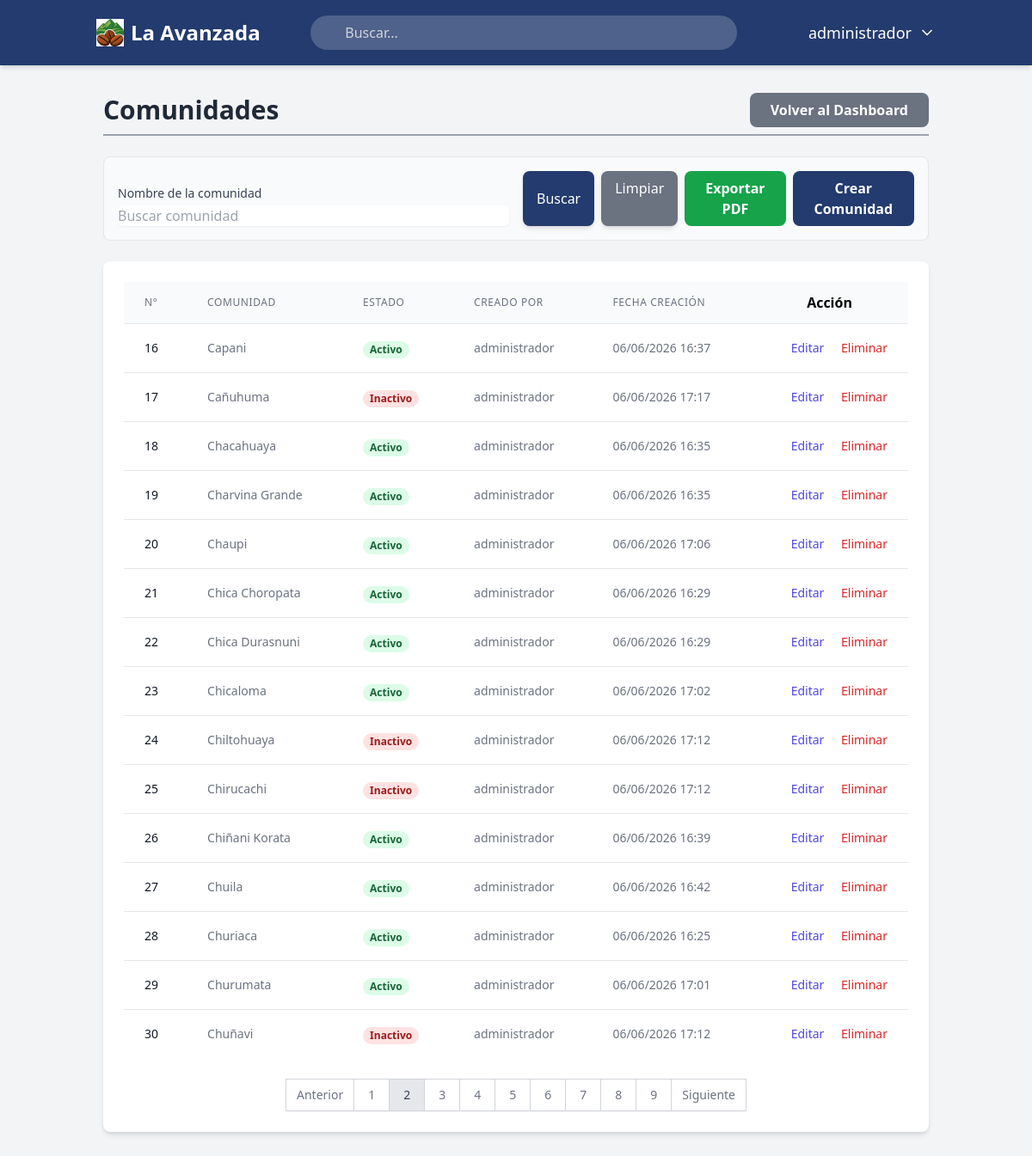
Screenshot of /comunidades/?page=2&nombre_comunidad= (signed in) with the database file from the repository.
### usuarios/models.py (models this page shows)
class Usuario(AbstractUser): # CREAMOS LA CLASE USUARIO
    usuario_id = models.AutoField(primary_key=True) #CAMPO USUARIO ID, ES NUMEROS AUTOMATICOS Y ES LLAVE PRIMARIA
    USERNAME_FIELD = 'username' # CAMPO PARA INICIAR SESION
    class Meta: # CONFIGURACIONES EXTRAS en la bd
        db_table = 'usuarios' # nombre de la tabla
        verbose_name = 'Usuario' # definimos en sigular el modelo dentro del panel de django
        verbose_name_plural = 'Usuarios' # define como se mostrara en plural en django

### comunidades/models.py (models this page shows, shortened)
class Comunidad(models.Model): # modelo comunidad
    OPCIONES_ESTADO = [ # servira para poner activo e inactivo pero nunca delete de nuestro sistmas la comunidad
        ('Activo', 'Activo'),
        ('Inactivo', 'Inactivo'),
    ]
    id_comunidad = models.AutoField(primary_key=True) ## llave primaria
    nombre_comunidad = models.CharField(max_length=100, unique=True, verbose_name='Nombre de la comunidad') # nombre de la comunidad
    estado = models.CharField(max_length=20, choices=OPCIONES_ESTADO, default='Activo', verbose_name='Estado') # estado de la comunidad
    creado_por = models.ForeignKey( # quien lo creo
        settings.AUTH_USER_MODEL,
        on_delete=models.SET_NULL,
        null=True,
        related_name='comunidades_creadas',
        verbose_name='Creado por'
    )
    fecha_creacion = models.DateTimeField(auto_now_add=True, verbose_name='Fecha de creación') # fecha de la crecion
    editado_por = models.ForeignKey(
        settings.AUTH_USER_MODEL,
        on_delete=models.SET_NULL,
        null=True,
        blank=True,
        related_name='comunidades_editadas',
        verbose_name='Editado por'
    )
    fecha_edicion = models.DateTimeField(auto_now=True, verbose_name='Fecha de edición') # la fecha de la edidion
    class Meta:
        db_table = 'comunidades' # nombre de la tabla
        verbose_name = 'Comunidad'
        verbose_name_plural = 'Comunidades'

### comunidades/views.py (the view)
# urls.py: path('', views.lista_comunidades, name='lista_comunidades'), # para litar
@login_required # seguridad y login requeido para entrar
def lista_comunidades(request):
    permiso = obtener_permiso_comunidades(request.user)
    if permiso == 0:
        return redirect('dashboard') # si no esta permitido vuelve al dashboard osea atras
    comunidades = Comunidad.objects.all().order_by('nombre_comunidad')# listamos las comunidades
    nombre_comunidad = request.GET.get('nombre_comunidad') # buscador busca
    if nombre_comunidad:
        comunidades = comunidades.filter(nombre_comunidad__icontains=nombre_comunidad) #filtra
    paginator = Paginator(comunidades, 15)
    page_number = request.GET.get('page')
    page_obj = paginator.get_page(page_number)
    contexto = {
        'page_obj': page_obj,
        'permiso': permiso,
    }
    return render(request, 'comunidades/lista_comunidades.html', contexto)

### comunidades/views.py (called while the page is built)
def obtener_permiso_comunidades(usuario):
    roles_usuario = UsuarioRol.objects.filter(usuario=usuario)
    permiso_maximo = 0
    for usuario_rol in roles_usuario:
        rol = usuario_rol.rol
        permiso_actual = getattr(rol, 'comunidades', 0)
        if permiso_actual > permiso_maximo:
            permiso_maximo = permiso_actual
    return permiso_maximo

### principal/context_processors.py (called while the page is built)
def obtener_permisos(request):
    permisos = { # los modulos
        'registrar_compras_cafe': 0,
        'historial_compras': 0,
        'comunidades': 0,
        'productores': 0,
        'registro_ventas_cafe': 0,
        'analisis_predicciones': 0,
        'roles_usuarios': 0,
    }
    roles = []
    if request.user.is_authenticated:
        roles_usuario = UsuarioRol.objects.filter(usuario=request.user)
        roles = [usuario_rol.rol.nombre_rol for usuario_rol in roles_usuario]
        for usuario_rol in roles_usuario:
            rol = usuario_rol.rol
            for modulo in permisos.keys():
                permiso_actual = getattr(rol, modulo, 0)
                if permiso_actual > permisos[modulo]:
                    permisos[modulo] = permiso_actual
    return {
        'permisos': permisos,
        'roles': roles,
    }

### comunidades/templates/comunidades/lista_comunidades.html (shortened to what this page needs)
{% extends "principal/base.html" %}
{% load static %}
{% block content %}
<div class="flex flex-col md:flex-row md:items-center md:justify-between mb-6 border-b-2 border-gray-400 pb-2 gap-4">
    <h2 class="text-3xl font-bold text-gray-800">
        Comunidades
    </h2>
    <a
        href="{% url 'dashboard' %}"
        class="bg-gray-500 text-white font-semibold py-2 px-6 rounded-lg text-center transition-colors duration-300 hover:bg-gray-600">
        Volver al Dashboard
    </a>
</div>
<div class="mb-6 p-4 border rounded-lg bg-gray-50">
    <form method="get" action="{% url 'comunidades:lista_comunidades' %}" class="grid grid-cols-1 md:grid-cols-4 gap-4 items-end">
        <div class="col-span-1 md:col-span-2">
            <label for="nombre_comunidad" class="block text-sm font-medium text-gray-700">
                Nombre de la comunidad
            </label>
            <input
                type="text"
                name="nombre_comunidad"
                id="nombre_comunidad"
                value="{{ request.GET.nombre_comunidad }}"
                placeholder="Buscar comunidad"
                autocomplete="off"
                class="mt-1 block w-full rounded-md border-gray-300 shadow-sm focus:border-indigo-300 focus:ring-indigo-200 focus:ring-opacity-50"
            >
        </div>
        <div class="col-span-1 md:col-span-2">
            <div class="flex flex-col md:flex-row md:items-center md:justify-between gap-2">
                <div class="flex flex-col md:flex-row gap-2">
                    <button
                        type="submit"
                        class="w-full md:w-auto bg-[#233b6e] text-white px-4 py-2 rounded-lg shadow-md hover:bg-[#1a2c53] transition-colors duration-300">
                        Buscar
                    </button>
                    <a
                        href="{% url 'comunidades:lista_comunidades' %}"
                        class="w-full md:w-auto bg-gray-500 text-white px-4 py-2 rounded-lg shadow-md hover:bg-gray-600 transition-colors duration-300 text-center">
                        Limpiar
                    </a>
                    <a
                        href="{% url 'comunidades:exportar_comunidades_pdf' %}?nombre_comunidad={{ request.GET.nombre_comunidad }}"
                        class="w-full md:w-auto bg-green-600 text-white font-semibold py-2 px-6 rounded-lg text-center transition-colors duration-300 hover:bg-green-700">
                        Exportar PDF
                    </a>
                </div>
                {% if permisos.comunidades >= 2 %}
                <a
                    href="{% url 'comunidades:crear_comunidad' %}"
                    class="w-full md:w-auto bg-[#233b6e] text-white font-semibold py-2 px-6 rounded-lg text-center transition-colors duration-300 hover:bg-[#1a2c53]">
                    Crear Comunidad
                </a>
                {% endif %}
            </div>
        </div>
    </form>
</div>
<div class="bg-white p-6 rounded-lg shadow-md overflow-x-auto">
    <table class="min-w-full divide-y divide-gray-200">
        <thead class="bg-gray-50">
            <tr>
                <th class="px-6 py-3 text-left text-xs font-medium text-gray-500 uppercase tracking-wider">
                    N°
                </th>
                <th class="px-6 py-3 text-left text-xs font-medium text-gray-500 uppercase tracking-wider">
                    Comunidad
                </th>
                <th class="px-6 py-3 text-left text-xs font-medium text-gray-500 uppercase tracking-wider">
                    Estado
                </th>
                <th class="px-6 py-3 text-left text-xs font-medium text-gray-500 uppercase tracking-wider">
                    Creado por
                </th>
                <th class="px-6 py-3 text-left text-xs font-medium text-gray-500 uppercase tracking-wider">
                    Fecha creación
                </th>
                {% if permisos.comunidades >= 2 %}
                <th class="relative px-6 py-3">
                    Acción
                </th>
                {% endif %}
            </tr>
        </thead>
        <tbody class="bg-white divide-y divide-gray-200">
            {% for comunidad in page_obj %}
            <tr>
                <td class="px-6 py-4 whitespace-nowrap text-sm font-medium text-gray-900">
                    {{ page_obj.start_index|add:forloop.counter0 }}
                </td>
                <td class="px-6 py-4 whitespace-nowrap text-sm text-gray-500">
                    {{ comunidad.nombre_comunidad }}
                </td>
                <td class="px-6 py-4 whitespace-nowrap">
                    <span class="px-2 inline-flex text-xs leading-5 font-semibold rounded-full {% if comunidad.estado == 'Activo' %}bg-green-100 text-green-800{% else %}bg-red-100 text-red-800{% endif %}">
                        {{ comunidad.estado }}
                    </span>
                </td>
                <td class="px-6 py-4 whitespace-nowrap text-sm text-gray-500">
                    {% if comunidad.creado_por %}
                        {{ comunidad.creado_por.username }}
                    {% else %}
                        Sin usuario
                    {% endif %}
                </td>
                <td class="px-6 py-4 whitespace-nowrap text-sm text-gray-500">
                    {{ comunidad.fecha_creacion|date:"d/m/Y H:i" }}
                </td>
                {% if permisos.comunidades >= 2 %}
                <td class="px-6 py-4 whitespace-nowrap text-right text-sm font-medium">
                    <a
                        href="{% url 'comunidades:editar_comunidad' comunidad.pk %}"
                        class="text-indigo-600 hover:text-indigo-900 mr-4">
                        Editar
                    </a>
                    <form
                        action="{% url 'comunidades:eliminar_comunidad' comunidad.pk %}"
                        method="post"
                        class="inline-block">
                        <button
                            type="submit"
                            class="text-red-600 hover:text-red-900 transition-colors duration-300"
                            onclick="return confirm('¿Está seguro de eliminar esta comunidad?')">
                            Eliminar
                        </button>
                    </form>
                </td>
                {% endif %}
            </tr>
            {% empty %}
            <tr>
                <td colspan="6" class="px-6 py-4 whitespace-nowrap text-sm text-gray-500 text-center">
                    No se encontraron comunidades registradas.
                </td>
            </tr>
            {% endfor %}
        </tbody>
    </table>
    {% if page_obj.has_other_pages %}
    <div class="flex justify-center mt-6">
        <nav class="relative z-0 inline-flex rounded-md shadow-sm -space-x-px" aria-label="Pagination">
            {% if page_obj.has_previous %}
            <a
                href="?page={{ page_obj.previous_page_number }}&nombre_comunidad={{ request.GET.nombre_comunidad }}"
                class="relative inline-flex items-center px-3 py-2 border border-gray-300 bg-white text-sm font-medium text-gray-500 hover:bg-gray-50">
                Anterior
            </a>
            {% endif %}
            {% for i in page_obj.paginator.page_range %}
                {% if page_obj.number == i %}
                <span class="relative inline-flex items-center px-4 py-2 border border-gray-300 bg-gray-200 text-sm font-medium text-gray-700">
                    {{ i }}
                </span>
                {% else %}
                <a
                    href="?page={{ i }}&nombre_comunidad={{ request.GET.nombre_comunidad }}"
                    class="relative inline-flex items-center px-4 py-2 border border-gray-300 bg-white text-sm font-medium text-gray-500 hover:bg-gray-50">
                    {{ i }}
                </a>
                {% endif %}
            {% endfor %}
            {% if page_obj.has_next %}
            <a
                href="?page={{ page_obj.next_page_number }}&nombre_comunidad={{ request.GET.nombre_comunidad }}"
                class="relative inline-flex items-center px-3 py-2 border border-gray-300 bg-white text-sm font-medium text-gray-500 hover:bg-gray-50">
                Siguiente
            </a>
            {% endif %}
        </nav>
    </div>
    {% endif %}
</div>
{% endblock content %}

### principal/templates/principal/base.html (shortened to what this page needs)
{% load static %}
<!DOCTYPE html>
<html lang="es">
<head>
    <script src="https://cdn.tailwindcss.com"></script>
</head>
<body class="bg-gray-100 font-sans">
    <nav class="bg-[#233b6e] text-white shadow-md">
        <div class="container mx-auto px-4 py-4 flex flex-col md:flex-row justify-between items-center space-y-4 md:space-y-0">
            <a href="{% url 'dashboard' %}" class="flex items-center gap-2 text-2xl font-bold rounded-lg px-2 py-1 transition-all hover:bg-white/10">
                <img src="{% static 'img/logoavanzada2.jpg' %}" alt="La Avanzada" class="h-8 w-8">
                <span>La Avanzada</span>
            </a>
            <div class="relative w-full md:w-1/2">
                <input
                    type="text"
                    id="transaction-input"
                    placeholder="Buscar..."
                    class="w-full bg-white/20 text-white rounded-full py-2 pl-10 pr-4 focus:outline-none focus:ring-2 focus:ring-white/50 placeholder-gray-300"
                >
            </div>
            <div class="flex items-center space-x-6">
                <div class="relative">
                    <button id="user-menu-button" class="flex items-center space-x-2 text-lg font-medium transition-all hover:bg-white/10 p-2 rounded-lg">
                        <span>{{ user.first_name|default:user.username }}</span>
                        <svg xmlns="http://www.w3.org/2000/svg" width="20" height="20"
                             viewBox="0 0 24 24" fill="none" stroke="currentColor"
                             stroke-width="2" stroke-linecap="round" stroke-linejoin="round"
                             class="lucide lucide-chevron-down">
                            <path d="m6 9 6 6 6-6"></path>
                        </svg>
                    </button>
                </div>
            </div>
        </div>
    </nav>
    <main class="container mx-auto p-8">
        {% block content %}
        {% endblock content %}
    </main>
</body>
</html>

### rows the page displays
Usuario: first_name "administrador"
Comunidad: start_index|add "16", nombre_comunidad "Capani", estado "Activo", creado_por.username "administrador", fecha_creacion "06/06/2026 16:37"
Comunidad: start_index|add "17", nombre_comunidad "Cañuhuma", estado "Inactivo", creado_por.username "administrador", fecha_creacion "06/06/2026 17:17"
Comunidad: start_index|add "18", nombre_comunidad "Chacahuaya", estado "Activo", creado_por.username "administrador", fecha_creacion "06/06/2026 16:35"
Comunidad: start_index|add "19", nombre_comunidad "Charvina Grande", estado "Activo", creado_por.username "administrador", fecha_creacion "06/06/2026 16:35"
Comunidad: start_index|add "20", nombre_comunidad "Chaupi", estado "Activo", creado_por.username "administrador", fecha_creacion "06/06/2026 17:06"
Comunidad: start_index|add "21", nombre_comunidad "Chica Choropata", estado "Activo", creado_por.username "administrador", fecha_creacion "06/06/2026 16:29"
Comunidad: start_index|add "22", nombre_comunidad "Chica Durasnuni", estado "Activo", creado_por.username "administrador", fecha_creacion "06/06/2026 16:29"
Comunidad: start_index|add "23", nombre_comunidad "Chicaloma", estado "Activo", creado_por.username "administrador", fecha_creacion "06/06/2026 17:02"
Comunidad: start_index|add "24", nombre_comunidad "Chiltohuaya", estado "Inactivo", creado_por.username "administrador", fecha_creacion "06/06/2026 17:12"
Comunidad: start_index|add "25", nombre_comunidad "Chirucachi", estado "Inactivo", creado_por.username "administrador", fecha_creacion "06/06/2026 17:12"
Comunidad: start_index|add "26", nombre_comunidad "Chiñani Korata", estado "Activo", creado_por.username "administrador", fecha_creacion "06/06/2026 16:39"
Comunidad: start_index|add "27", nombre_comunidad "Chuila", estado "Activo", creado_por.username "administrador", fecha_creacion "06/06/2026 16:42"
Comunidad: start_index|add "28", nombre_comunidad "Churiaca", estado "Activo", creado_por.username "administrador", fecha_creacion "06/06/2026 16:25"
Comunidad: start_index|add "29", nombre_comunidad "Churumata", estado "Activo", creado_por.username "administrador", fecha_creacion "06/06/2026 17:01"
Comunidad: start_index|add "30", nombre_comunidad "Chuñavi", estado "Inactivo", creado_por.username "administrador", fecha_creacion "06/06/2026 17:12"

### other values shown
{{ i }} "1" "3" "4" "5" "6" "7" "8" "9"
{{ i }} "2"
